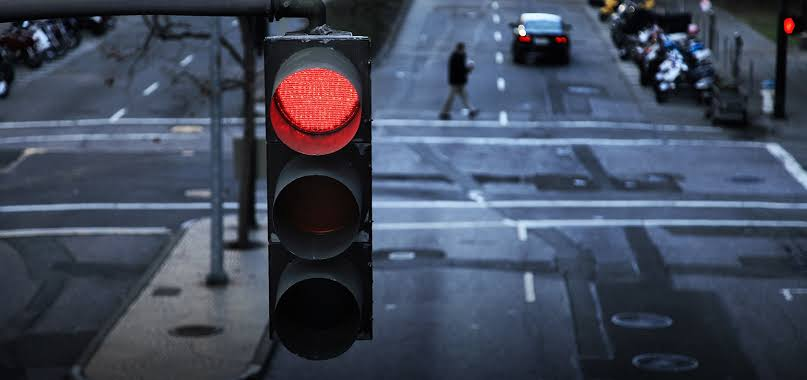
//> input picture PyDrivingSim/imgs/traffic_signal_red.jfif, 807 x 380 px
$ ./HSV_detector   (built with g++ and OpenCV 4)
//> lines starting //> are read from the running program, lines starting //| are printed output that depends on the picture; after the words box and inside, x2 and y2 are one past the last pixel; in counts of white or black regions, pixels touching at a corner belong together
#include <iostream>
#include <opencv2/opencv.hpp>

using namespace std;
using namespace cv;

int main() {

  Mat image_red_hsv, image_yellow_hsv, image_green_hsv;
  Mat image_red, image_yellow, image_green;

  image_red = imread("/home/piyush/ADAS/PyDrivingSim/imgs/traffic_signal_red.jfif", IMREAD_COLOR);
//> image_red is the input picture: 380 rows x 807 cols, CV_8UC3; mean B, G, R 90.5, 73, 65

  resize(image_red, image_red, Size(400, 400));
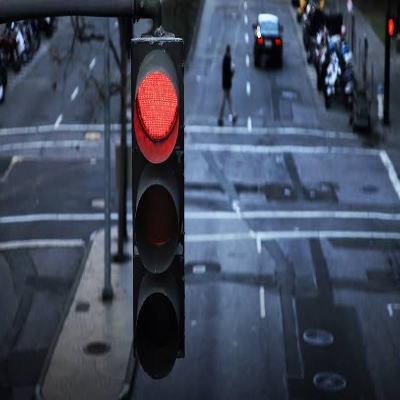
//> image_red: 400 rows x 400 cols, CV_8UC3; mean B, G, R 90.4, 72.9, 64.9

  cvtColor(image_red, image_red_hsv, COLOR_BGR2HSV);
//> image_red_hsv: 400 rows x 400 cols, CV_8UC3; mean H, S, V 105.9, 84.3, 93.5

  int lh = 0, ls = 100, lv = 100;
  int uh = 10, us = 255, uv = 255;

  namedWindow("Trackbars", WINDOW_NORMAL);
  createTrackbar("Lower Hue", "Trackbars", &lh, 180);
  createTrackbar("Lower Saturation", "Trackbars", &ls, 255);
  createTrackbar("Lower Value", "Trackbars", &lv, 255);
  createTrackbar("Upper Hue", "Trackbars", &uh, 180);
  createTrackbar("Upper Saturation", "Trackbars", &us, 255);
  createTrackbar("Upper Value", "Trackbars", &uv, 255);

  while (true) {

    Mat mask;
    inRange(image_red_hsv, Scalar(lh, ls, lv), Scalar(uh, us, uv), mask);
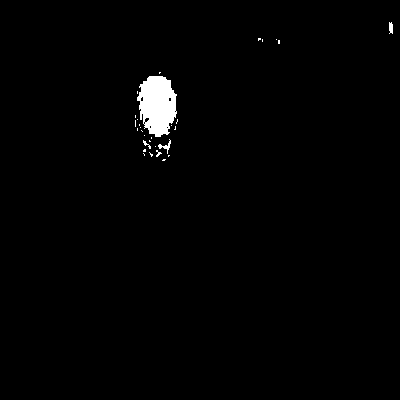
//> mask: 400 rows x 400 cols, CV_8UC1; 1.3% white; 30 white regions (26 under 20 px), largest, box (x1, y1, x2, y2) and area: (137, 76, 177, 137) 1783, (158, 139, 171, 154) 56, (389, 22, 393, 34) 41, (143, 140, 151, 149) 24
    imshow("Mask", mask);
    imshow ("Original Image", image_red);
    if (waitKey(1) == 27) break;
//> the Esc key is pressed
  }

  return 0;

}
